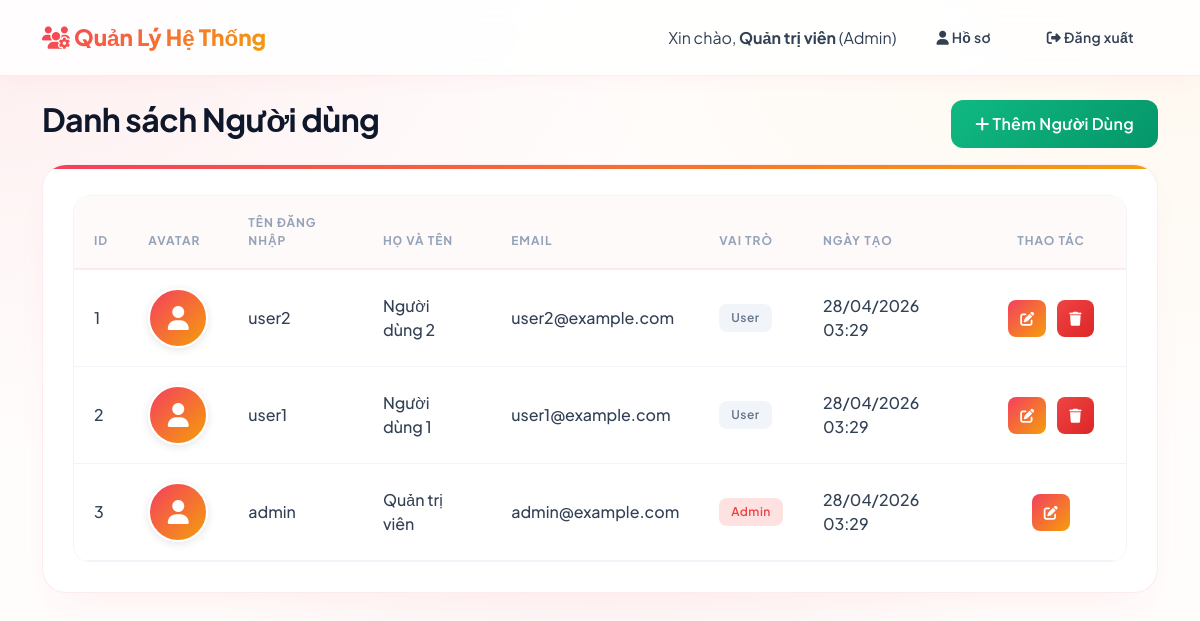
/pages/dashboard.php (signed in), run on the app's committed database.
### tables this page shows
CREATE TABLE IF NOT EXISTS `users` (
  `id` int(11) NOT NULL AUTO_INCREMENT,
  `username` varchar(50) NOT NULL,
  `password` varchar(255) NOT NULL,
  `fullname` varchar(100) NOT NULL,
  `email` varchar(100) NOT NULL,
  `avatar` varchar(255) DEFAULT NULL,
  `role` tinyint(1) NOT NULL DEFAULT 0 COMMENT '0: User, 1: Admin',
  `created_at` timestamp NOT NULL DEFAULT current_timestamp(),
  PRIMARY KEY (`id`),
  UNIQUE KEY `username` (`username`),
  UNIQUE KEY `email` (`email`)
);

### pages/dashboard.php (the view, shortened to what this page needs)
<?php
require_once '../config/config.php';
$sql = "SELECT id, username, fullname, email, role, avatar, created_at FROM users ORDER BY id DESC";
$result = mysqli_query($conn, $sql);
?>
<!DOCTYPE html>
<html lang="vi">
<head>
    <link href="https://cdn.jsdelivr.net/npm/bootstrap@5.3.0/dist/css/bootstrap.min.css" rel="stylesheet">
    <link rel="stylesheet" href="https://cdnjs.cloudflare.com/ajax/libs/font-awesome/6.4.0/css/all.min.css">
    <link rel="stylesheet" href="../css/style.css">
</head>
<body class="dashboard-bg">
<nav class="navbar navbar-expand-lg navbar-light">
    <div class="container">
        <a class="navbar-brand" href="dashboard.php"><i class="fas fa-users-cog"></i> Quản Lý Hệ Thống</a>
        <div class="d-flex align-items-center text-white">
            <span class="me-3">Xin chào, <strong><?php echo htmlspecialchars($_SESSION['fullname']); ?></strong> (<?php echo $_SESSION['role'] == 1 ? 'Admin' : 'User'; ?>)</span>
            <a href="profile.php" class="btn btn-outline-light btn-sm me-2"><i class="fas fa-user"></i> Hồ sơ</a>
            <a href="logout.php" class="btn btn-outline-light btn-sm"><i class="fas fa-sign-out-alt"></i> Đăng xuất</a>
        </div>
    </div>
</nav>
<div class="container dashboard-container mt-4">
    <div class="row mb-3">
        <div class="col-md-6">
            <h2>Danh sách Người dùng</h2>
        </div>
        <div class="col-md-6 text-end">
            <?php if($_SESSION['role'] == 1): ?>
            <a href="user_add.php" class="btn btn-success"><i class="fas fa-plus"></i> Thêm Người Dùng</a>
            <?php endif; ?>
        </div>
    </div>
    <div class="dashboard-card">
        <div class="card-body p-0">
            <div class="table-responsive">
                <table class="table table-hover mb-0">
                    <thead>
                        <tr>
                            <th>ID</th>
                            <th>Avatar</th>
                            <th>Tên đăng nhập</th>
                            <th>Họ và tên</th>
                            <th>Email</th>
                            <th>Vai trò</th>
                            <th>Ngày tạo</th>
                            <?php if($_SESSION['role'] == 1): ?>
                            <th class="text-center" style="width: 150px;">Thao tác</th>
                            <?php endif; ?>
                        </tr>
                    </thead>
                    <tbody>
                        <?php if (mysqli_num_rows($result) > 0): ?>
                            <?php
                                $stt = 1;
                                while($row = mysqli_fetch_assoc($result)):
                            ?>
                                <tr>
                                    <td><?php echo $stt++; ?></td>
                                    <td>
                                        <?php if(!empty($row['avatar']) && file_exists("../uploads/avatars/" . $row['avatar'])): ?>
                                            <img src="../uploads/avatars/<?php echo htmlspecialchars($row['avatar']); ?>" alt="Avatar" style="width: 60px; height: 60px; border-radius: 50%; object-fit: cover; border: 2px solid var(--primary); box-shadow: 0 2px 8px rgba(0,0,0,0.1);">
                                        <?php else: ?>
                                            <div style="width: 60px; height: 60px; border-radius: 50%; background: linear-gradient(135deg, var(--primary) 0%, var(--secondary) 100%); color: white; display: flex; align-items: center; justify-content: center; font-size: 24px; border: 2px solid white; box-shadow: 0 2px 8px rgba(0,0,0,0.1);">
                                                <i class="fas fa-user"></i>
                                            </div>
                                        <?php endif; ?>
                                    </td>
                                    <td><?php echo htmlspecialchars($row['username']); ?></td>
                                    <td><?php echo htmlspecialchars($row['fullname']); ?></td>
                                    <td><?php echo htmlspecialchars($row['email']); ?></td>
                                    <td>
                                        <?php if($row['role'] == 1): ?>
                                            <span class="badge bg-danger">Admin</span>
                                        <?php else: ?>
                                            <span class="badge bg-secondary">User</span>
                                        <?php endif; ?>
                                    </td>
                                    <td><?php echo date('d/m/Y H:i', strtotime($row['created_at'])); ?></td>
                                    <?php if($_SESSION['role'] == 1): ?>
                                    <td class="text-center action-btns">
                                        <a href="user_edit.php?id=<?php echo $row['id']; ?>" class="btn btn-sm btn-primary" title="Sửa"><i class="fas fa-edit"></i></a>
                                        <?php if($row['id'] != $_SESSION['user_id']): ?>
                                            <a href="user_delete.php?id=<?php echo $row['id']; ?>" class="btn btn-sm btn-danger" onclick="return confirm('Bạn có chắc chắn muốn xóa người dùng này?');" title="Xóa"><i class="fas fa-trash"></i></a>
                                        <?php endif; ?>
                                    </td>
                                    <?php endif; ?>
                                </tr>
                            <?php endwhile; ?>
                        <?php else: ?>
                            <tr>
                                <td colspan="7" class="text-center py-4">Không có dữ liệu người dùng</td>
                            </tr>
                        <?php endif; ?>
                    </tbody>
                </table>
            </div>
        </div>
    </div>
</div>
</body>
</html>

### css/style.css (style rules this page uses)
:root { --primary: #f43f5e; --primary-hover: #e11d48; --secondary: #f59e0b; --bg-color: #fffdfc; --card-bg: #ffffff; --text-main: #334155; --text-muted: #94a3b8; --border-color: #f1f5f9; --success: #10b981; --danger: #ef4444; }
body { background-color: var(--bg-color); background-image: radial-gradient(at 0% 0%, rgba(244, 63, 94, 0.08) 0, transparent 40%), radial-gradient(at 100% 0%, rgba(245, 158, 11, 0.06) 0, transparent 40%), radial-gradient(at 50% 100%, rgba(244, 63, 94, 0.05) 0, transparent 50%); background-attachment: fixed; font-family: 'Plus Jakarta Sans', sans-serif; color: var(--text-main); min-height: 100vh; }
h1, h2, h3, h4, h5, h6 { font-weight: 700; color: #0f172a; letter-spacing: -0.5px; }
a { color: var(--primary); text-decoration: none; transition: all 0.3s ease; }
.auth-card, .dashboard-card { background: var(--card-bg); border: 1px solid rgba(244, 63, 94, 0.1); border-radius: 24px; box-shadow: 0 20px 40px -15px rgba(244, 63, 94, 0.08), 0 0 10px rgba(0,0,0,0.01); padding: 40px; width: 100%; transition: transform 0.4s cubic-bezier(0.175, 0.885, 0.32, 1.275), box-shadow 0.4s ease; position: relative; overflow: hidden; }
.auth-card::before, .dashboard-card::before { content: ""; position: absolute; top: 0; left: 0; width: 100%; height: 4px; background: linear-gradient(90deg, var(--primary) 0%, var(--secondary) 100%); }
.dashboard-card { padding: 30px; margin-bottom: 30px; }
.btn { border-radius: 12px; padding: 12px 24px; font-weight: 600; letter-spacing: 0.3px; transition: all 0.4s cubic-bezier(0.175, 0.885, 0.32, 1.275); border: none; position: relative; overflow: hidden; z-index: 1; }
.btn::after { content: ''; position: absolute; top: -50%; left: -50%; width: 200%; height: 200%; background: rgba(255,255,255,0.2); transform: rotate(45deg) scale(0); transition: transform 0.5s ease; z-index: -1; }
.btn-primary { background: linear-gradient(135deg, var(--primary) 0%, var(--secondary) 100%); color: white; }
.btn-success { background: linear-gradient(135deg, var(--success) 0%, #059669 100%); color: white; }
.btn-danger { background: linear-gradient(135deg, var(--danger) 0%, #dc2626 100%); color: white; }
.navbar { background: rgba(255, 255, 255, 0.85) !important; backdrop-filter: blur(16px); border-bottom: 1px solid rgba(244, 63, 94, 0.1); padding: 15px 0; box-shadow: 0 4px 20px -2px rgba(244, 63, 94, 0.05); }
.navbar-brand { font-weight: 800; font-size: 1.4rem; background: linear-gradient(135deg, var(--primary) 0%, var(--secondary) 100%); -webkit-background-clip: text; background-clip: text; -webkit-text-fill-color: transparent; color: transparent; }
.navbar .text-white { color: var(--text-main) !important; }
.navbar .btn-outline-light { border-color: var(--border-color); color: var(--text-main); }
.table-responsive { border-radius: 16px; overflow: hidden; border: 1px solid var(--border-color); }
.table { margin-bottom: 0; background: white; }
.table th { background: #fffafa !important; color: var(--text-muted) !important; font-weight: 700; text-transform: uppercase; font-size: 0.75rem; letter-spacing: 1px; border-bottom: 2px solid rgba(244, 63, 94, 0.1) !important; padding: 18px 20px; border: none; }
.table td { background: white !important; color: var(--text-main) !important; border-bottom: 1px solid var(--border-color) !important; padding: 18px 20px; vertical-align: middle; font-weight: 500; }
.table tbody tr { transition: all 0.2s ease; }
.badge { padding: 8px 12px; border-radius: 8px; font-weight: 600; font-size: 0.75rem; letter-spacing: 0.5px; }
.badge.bg-danger { background: #fee2e2 !important; color: #ef4444 !important; }
.badge.bg-secondary { background: #f1f5f9 !important; color: #64748b !important; }
.action-btns .btn { padding: 8px 12px; border-radius: 8px; margin: 0 4px; }
.table tbody tr { animation: rowFadeIn 0.4s ease forwards; opacity: 0; }
.table tbody tr:nth-child(1) { animation-delay: 0.1s; }
.table tbody tr:nth-child(2) { animation-delay: 0.2s; }
.table tbody tr:nth-child(3) { animation-delay: 0.3s; }

### data on the page
users: username "user2", fullname "Người dùng 2", email "user2@example.com", role "User", created_at "28/04/2026 03:29"
users: username "user1", fullname "Người dùng 1", email "user1@example.com", role "User", created_at "28/04/2026 03:29"
users: username "admin", fullname "Quản trị viên", email "admin@example.com", role "Admin", created_at "28/04/2026 03:29"

### other printed values
$_SESSION['fullname'] "Quản trị viên"
